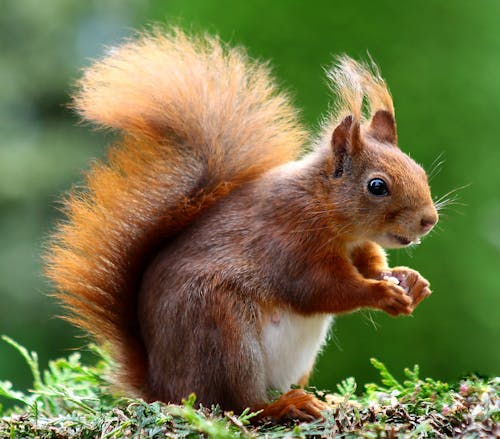
#> input picture Set-3/Question2/sample.jpg, 500 x 439 px
$ jupyter execute Question2.ipynb
#> lines starting #> are read from the running program, lines starting #| are printed output that depends on the picture
[cell 1]
import cv2
import numpy as np
import matplotlib.pyplot as plt

[cell 2]
# Load Image (Grayscale)
img = cv2.imread("sample.jpg", cv2.IMREAD_GRAYSCALE)
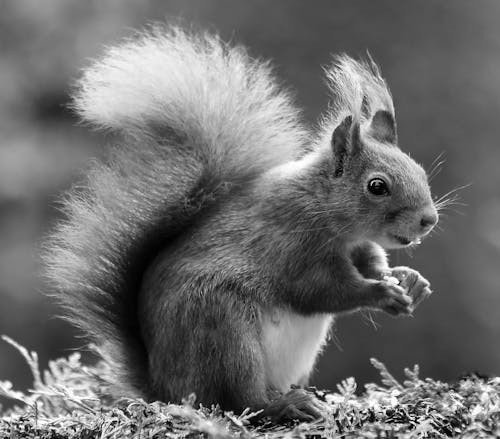
#> img: shape (439, 500); min 0, max 255, mean 110
if img is None:
    raise FileNotFoundError("Image not found! Place 'image.png' in the same folder.")

[cell 3]
#  Create Motion Blur PSF (Degradation Function) ===
def motion_blur_psf(shape, a=0.1, b=0.1, T=1):
    M, N = shape
    U, V = np.meshgrid(np.arange(-N//2, N//2), np.arange(-M//2, M//2))
    H = T * (np.sinc(a*U + b*V) + 1e-8) * np.exp(-1j*np.pi*(a*U + b*V))
    return np.fft.ifftshift(H)

H = motion_blur_psf(img.shape)

[cell 4]
# Fourier transform of original image
F = np.fft.fft2(img)

# Apply degradation
G = H * F

# Add Gaussian noise
noise = np.random.normal(0, 10, img.shape)
G_noisy = G + np.fft.fft2(noise)
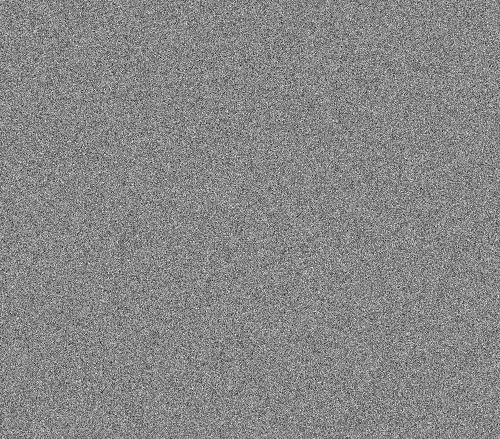
#> noise: shape (439, 500) float64; min -48.52, max 42.86, mean 0; drawn with min black and max white

# Degraded image
g = np.abs(np.fft.ifft2(G_noisy))
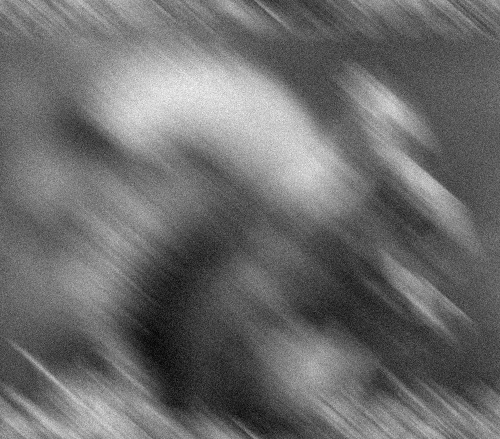
#> g: shape (439, 500) float64; min 4.55, max 249.3, mean 108.4

[cell 5]
# 3a: Wiener Filter (Constant K)
K = 0.01  # constant ratio
H_conj = np.conj(H)
W_filter_const = (H_conj / (np.abs(H)**2 + K))
F_hat_const = W_filter_const * G_noisy
f_hat_const = np.abs(np.fft.ifft2(F_hat_const))
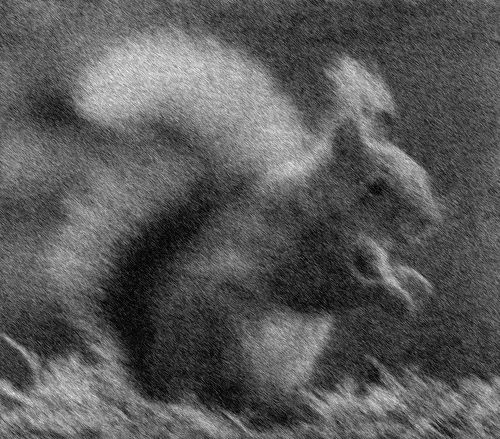
#> f_hat_const: shape (439, 500) float64; min 0.128, max 311.2, mean 109.8; drawn with min black and max white

[cell 6]
# 3b: Wiener Filter (Autocorrelation Estimate)
# Power spectrum of degraded image
S_gg = np.abs(G_noisy)**2
# Noise power spectrum (estimated from added noise)
S_nn = np.abs(np.fft.fft2(noise))**2
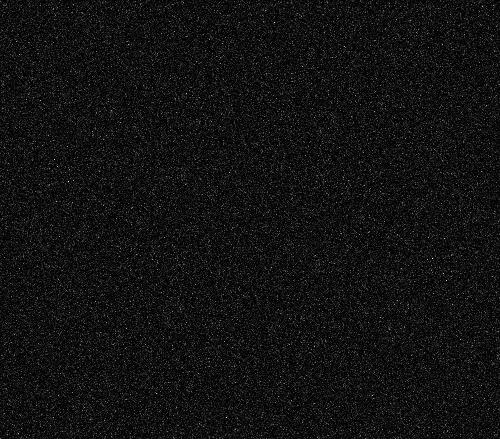
#> S_nn: shape (439, 500) float64; min 67.34, max 305833867.1, mean 21864788.9; drawn with min black and max white

# Wiener filter using auto-correlation
W_filter_auto = (H_conj / (np.abs(H)**2 + (S_nn / (S_gg + 1e-8))))
F_hat_auto = W_filter_auto * G_noisy
f_hat_auto = np.abs(np.fft.ifft2(F_hat_auto))
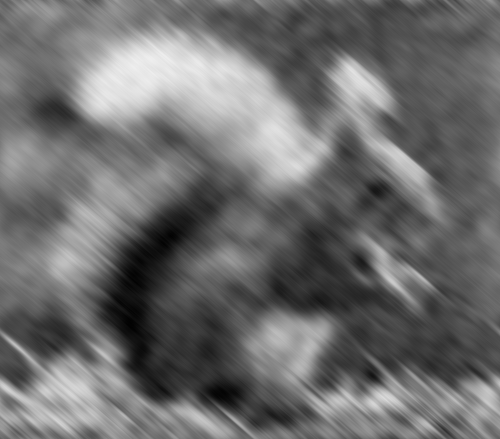
#> f_hat_auto: shape (439, 500) float64; min 2.15, max 238.7, mean 110.2

[cell 7]
# Display Results
plt.figure(figsize=(15, 6))

plt.subplot(1, 4, 1)
plt.imshow(img, cmap='gray')
plt.title("Original")
plt.axis("off")

plt.subplot(1, 4, 2)
plt.imshow(g, cmap='gray')
plt.title("Degraded (Blur + Noise)")
plt.axis("off")

plt.subplot(1, 4, 3)
plt.imshow(f_hat_const, cmap='gray')
plt.title("Restored (Wiener, K=const)")
plt.axis("off")

plt.subplot(1, 4, 4)
plt.imshow(f_hat_auto, cmap='gray')
plt.title("Restored (Wiener, Auto)")
plt.axis("off")

plt.tight_layout()
plt.show()
